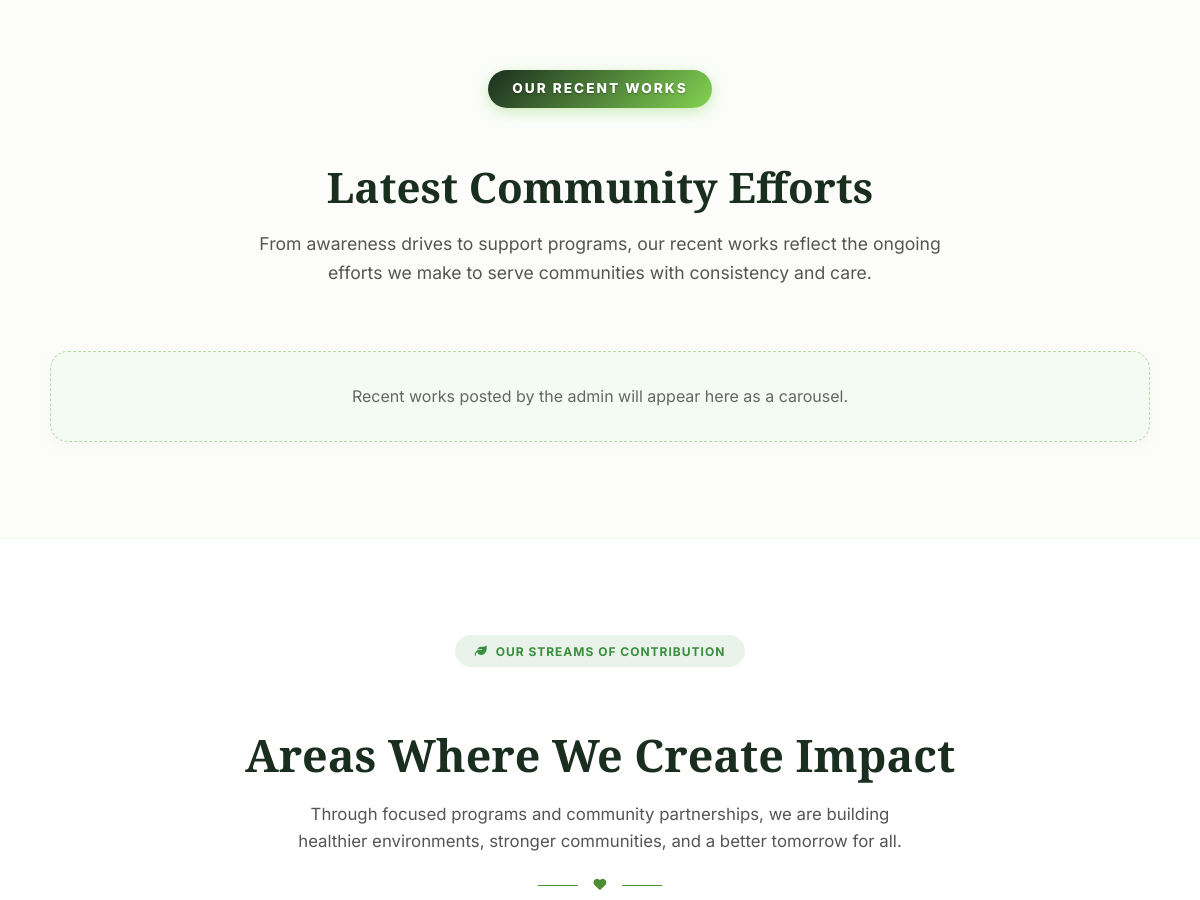
/ (middle part), run on an earlier commit of the app's database.
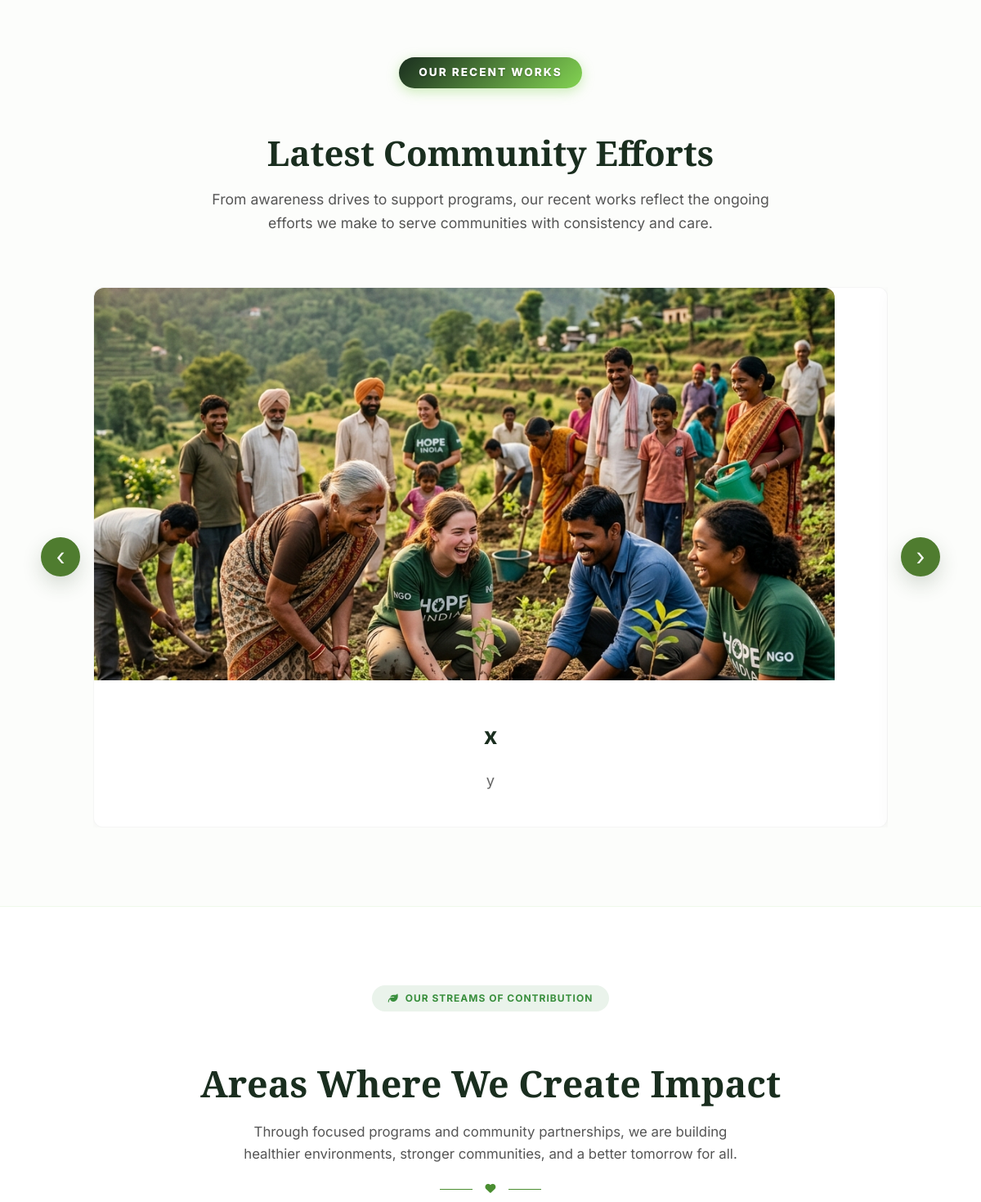
And on a later commit of the database.
### tables this page shows
CREATE TABLE recent_works (
                id INTEGER PRIMARY KEY AUTOINCREMENT,
                title TEXT NOT NULL,
                description TEXT NOT NULL,
                image_path TEXT NOT NULL,
                created_at TIMESTAMP DEFAULT CURRENT_TIMESTAMP
            );

### routes/user_routes.py (the view)
@user_bp.route("/")
def home():
    gallery_dir = os.path.join(
        os.path.dirname(os.path.dirname(__file__)),
        "static",
        "images",
        "gallery",
    )
    achievement_images = []
    allowed_extensions = {".png", ".jpg", ".jpeg", ".webp", ".gif"}
    if os.path.isdir(gallery_dir):
        for filename in sorted(os.listdir(gallery_dir)):
            _, extension = os.path.splitext(filename.lower())
            if extension in allowed_extensions:
                achievement_images.append(
                    {
                        "title": os.path.splitext(filename)[0].replace("_", " ").replace("-", " ").title(),
                        "image": f"images/gallery/{filename}",
                    }
                )
    today = date.today().isoformat()
    volunteer_row = fetch_one("SELECT COUNT(*) AS cnt FROM volunteers")
    volunteer_count = volunteer_row["cnt"] if volunteer_row else 0
    events_row = fetch_one(
        "SELECT COUNT(*) AS cnt FROM events WHERE event_date >= ?", (today,)
    )
    upcoming_events = events_row["cnt"] if events_row else 0
    funds_row = fetch_one("SELECT COALESCE(SUM(amount), 0) AS total FROM funds")
    total_raised = funds_row["total"] if funds_row else 0
    return render_template(
        "user/index.html",
        achievement_images=achievement_images,
        recent_works=get_all_recent_works(),
        volunteer_count=volunteer_count,
        upcoming_events=upcoming_events,
        total_raised=total_raised,
    )

### controllers/recent_work_controller.py (called while the page is built)
def get_all_recent_works():
    return get_recent_works()

### models/recent_work_model.py (called while the page is built)
def get_recent_works():
    return fetch_all("SELECT * FROM recent_works ORDER BY created_at DESC")

### utils/helpers.py (called while the page is built)
def get_db_connection(database_path=None):
    db_path = database_path or os.path.join(BASE_DIR, "database", "ngo.db")
    connection = sqlite3.connect(db_path)
    connection.row_factory = sqlite3.Row
    return connection

def fetch_all(query, params=()):
    connection = get_db_connection()
    try:
        rows = connection.execute(query, params).fetchall()
        return [dict(row) for row in rows]
    finally:
        connection.close()

def fetch_one(query, params=()):
    connection = get_db_connection()
    try:
        row = connection.execute(query, params).fetchone()
        return dict(row) if row else None
    finally:
        connection.close()

### templates/user/index.html (shortened to what this page needs)
{% extends "base.html" %}
{% block body %}
<div class="home-page">
<section class="section-premium section-premium--alt">
    <div class="container">
        <div class="section-header-center">
            <p class="section-premium__eyebrow">Our Recent Works</p>
            <h2 class="section-premium__title">Latest Community Efforts</h2>
            <p class="section-premium__desc">From awareness drives to support programs, our recent works reflect the ongoing efforts we make to serve communities with consistency and care.</p>
        </div>
        {% if recent_works %}
        <div class="recent-works-carousel" data-recent-works-carousel>
            <button type="button" class="achievements-carousel__control" data-recent-work-prev aria-label="Previous recent work">&#8249;</button>
            <div class="achievements-carousel__viewport">
                <div class="achievements-carousel__track" data-recent-work-track>
                    {% for item in recent_works %}
                    <article class="achievements-carousel__slide recent-work-slide premium-feature-card" data-recent-work-slide>
                        <img src="{{ url_for('static', filename=item.image_path) }}" alt="{{ item.title }}" class="premium-feature-card__img" onerror="this.src='{{ url_for('static', filename='images/hero_bg.png') }}'">
                        <div class="premium-feature-card__content">
                            <h3>{{ item.title }}</h3>
                            <p>{{ item.description }}</p>
                        </div>
                    </article>
                    {% endfor %}
                </div>
            </div>
            <button type="button" class="achievements-carousel__control" data-recent-work-next aria-label="Next recent work">&#8250;</button>
        </div>
        {% else %}
        <div class="achievements-empty-state premium-feature-card">
            <p>Recent works posted by the admin will appear here as a carousel.</p>
        </div>
        {% endif %}
    </div>
</section>
<section class="impact-exact">
    <div class="container">
        <div class="impact-exact__header">
            <div class="impact-exact__badge">
                <i class="fa-solid fa-leaf"></i> OUR STREAMS OF CONTRIBUTION
            </div>
            <h2 class="impact-exact__title">Areas Where We Create Impact</h2>
            <p class="impact-exact__desc">Through focused programs and community partnerships, we are building healthier environments, stronger communities, and a better tomorrow for all.</p>
            <div class="impact-exact__divider">
                <span></span><i class="fa-solid fa-heart"></i><span></span>
            </div>
        </div>
    </div>
</section>
</div>
{% endblock %}

What changed in the data, as far as the page shows it:
added recent_works: title "x", description "y"
Also different on the page:
text no longer shown: "Recent works posted by the admin will appear here as a carousel."
